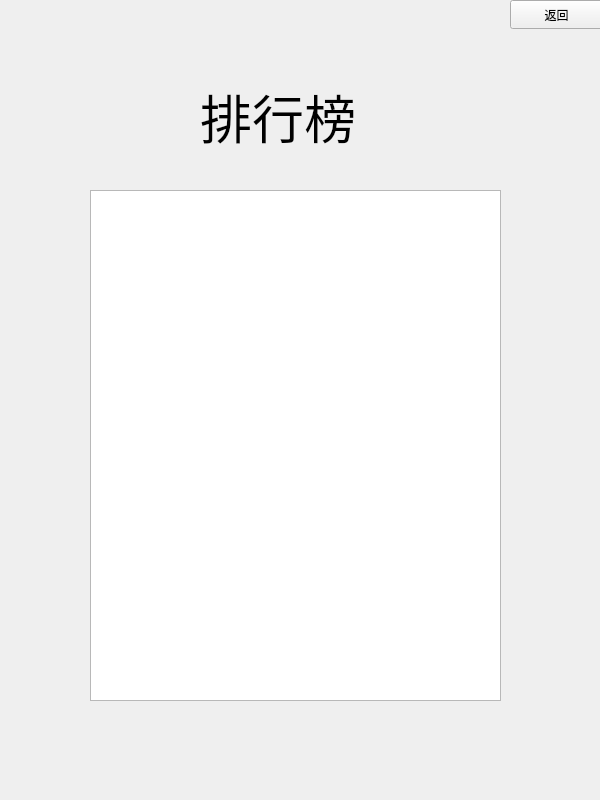
<?xml version="1.0" encoding="UTF-8"?>
<ui version="4.0">
 <class>rank</class>
 <widget class="QWidget" name="rank">
  <property name="geometry">
   <rect>
    <x>0</x>
    <y>0</y>
    <width>600</width>
    <height>800</height>
   </rect>
  </property>
  <property name="minimumSize">
   <size>
    <width>600</width>
    <height>800</height>
   </size>
  </property>
  <property name="windowTitle">
   <string>Form</string>
  </property>
  <widget class="QPushButton" name="pushButton_return">
   <property name="geometry">
    <rect>
     <x>510</x>
     <y>0</y>
     <width>93</width>
     <height>29</height>
    </rect>
   </property>
   <property name="text">
    <string>返回</string>
   </property>
  </widget>
  <widget class="QLabel" name="label">
   <property name="geometry">
    <rect>
     <x>200</x>
     <y>70</y>
     <width>201</width>
     <height>91</height>
    </rect>
   </property>
   <property name="font">
    <font>
     <pointsize>39</pointsize>
    </font>
   </property>
   <property name="text">
    <string>排行榜</string>
   </property>
  </widget>
  <widget class="QTableView" name="tableView">
   <property name="geometry">
    <rect>
     <x>90</x>
     <y>190</y>
     <width>411</width>
     <height>511</height>
    </rect>
   </property>
   <property name="styleSheet">
    <string notr="true">background-color:&quot;transparent&quot;</string>
   </property>
  </widget>
 </widget>
 <resources/>
 <connections/>
</ui>
